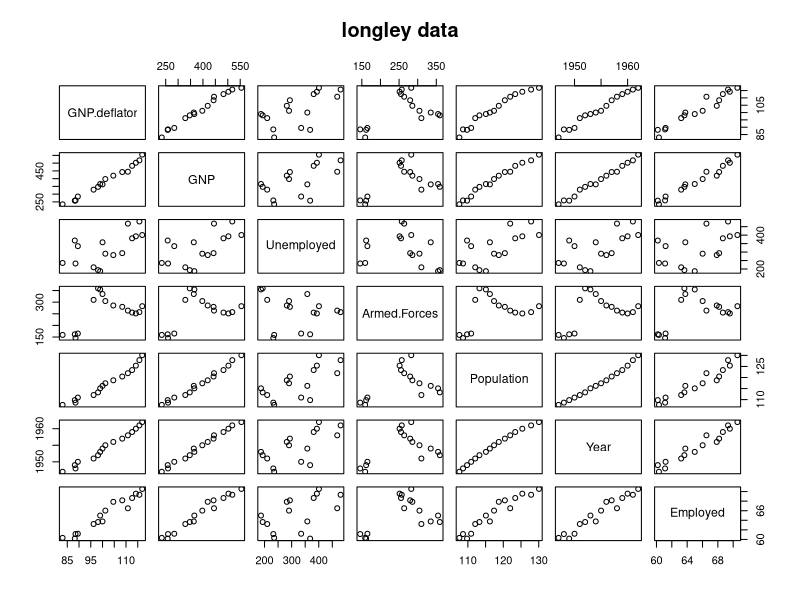
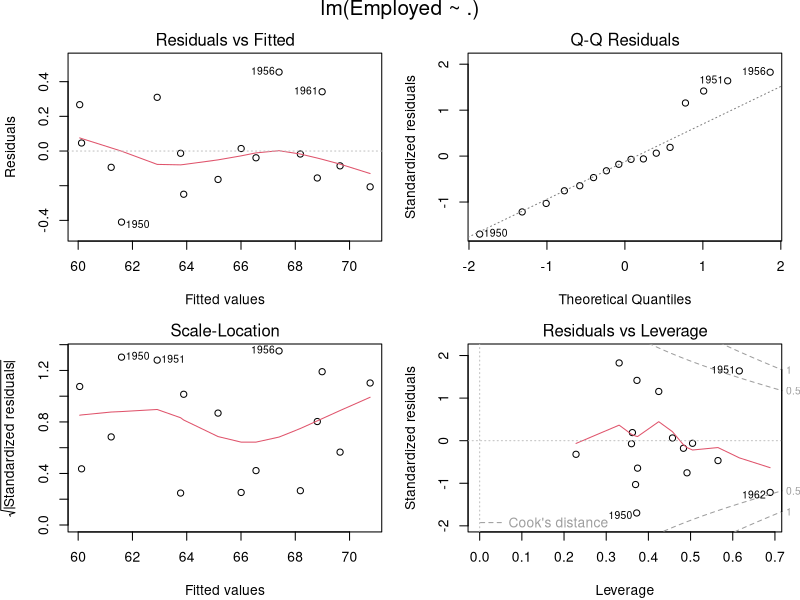

The R source for these figures, in order:
library(datasets)

require(stats); require(graphics)
## give the data set in the form it is used in S-PLUS:
longley.x <- data.matrix(longley[, 1:6])
longley.y <- longley[, "Employed"]
pairs(longley, main = "longley data")
summary(fm1 <- lm(Employed ~ ., data = longley))
opar <- par(mfrow = c(2, 2), oma = c(0, 0, 1.1, 0),
            mar = c(4.1, 4.1, 2.1, 1.1))
plot(fm1)
par(opar)